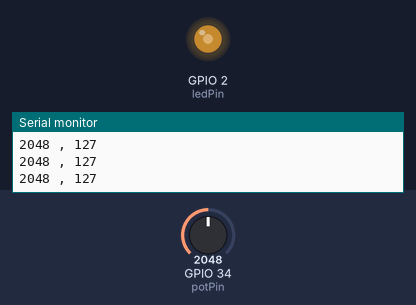
Simulated run of this sketch. Board: ESP32. Parts: output pins drawn as LEDs (lit = HIGH), the last lines printed to the serial monitor. The test bench sets the inputs (shaded band); at power-on: GPIO 34 (potPin) = 2048.

Above: at 1.2 s.
1.3 s: GPIO 34 (potPin) set to 2866
At 2.5 s:
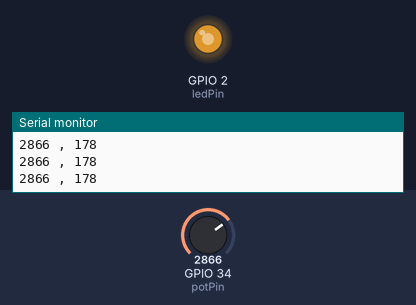
2.8 s: GPIO 34 (potPin) set to 3603
At 3.8 s:
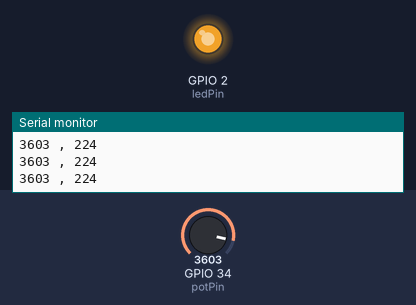
4.3 s: GPIO 34 (potPin) set to 491
At 4.9 s:
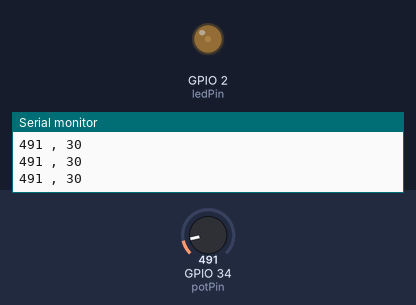
5.8 s: GPIO 34 (potPin) set to 0
At 7.0 s:
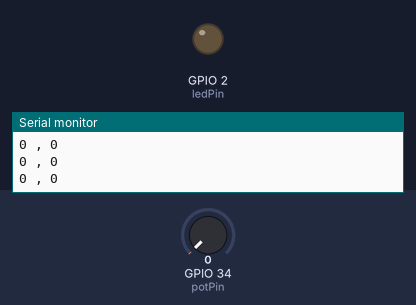
7.3 s: GPIO 34 (potPin) set to 2047
At 8.6 s:
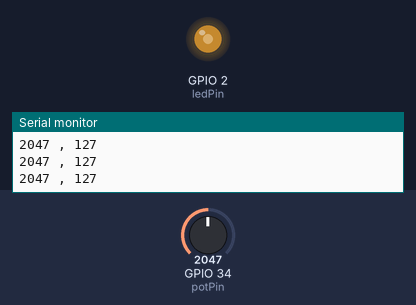
Timing chart, 0 to 9.8 s (numbered marks = the images above; inputs shaded):
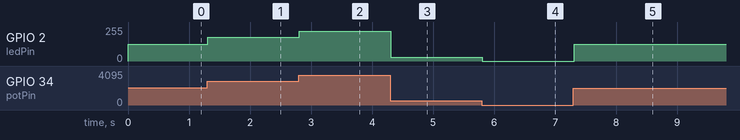

Measured:
- after the input at 1.3 s, GPIO 2 (ledPin): 127/255 → 178/255 at once
- after the input at 2.8 s, GPIO 2 (ledPin): 178/255 → 224/255 at once
- after the input at 4.3 s, GPIO 2 (ledPin): 224/255 → 30/255 at once
- after the input at 5.8 s, GPIO 2 (ledPin): 30/255 → 0/255 at once
- after the input at 7.3 s, GPIO 2 (ledPin): 0/255 → 127/255 at once

The sketch:

potenciometro.ino
```cpp
const int potPin = 34;
const int ledPin = 2;

int potValue = 0;
int ledValue = 0;

void setup() {
  Serial.begin(9600);
  pinMode(ledPin, OUTPUT);
}

void loop() {
  potValue = analogRead(potPin);
  ledValue = map(potValue, 0, 4095, 0, 255);

  analogWrite(ledPin, ledValue);

  Serial.print(potValue);
  Serial.print(" , ");
  Serial.println(ledValue);

  delay(10);
}
```
